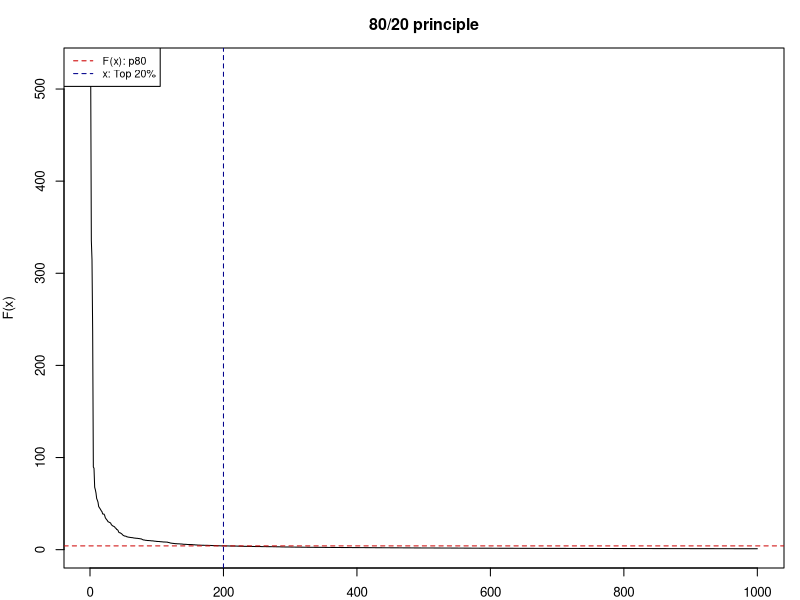
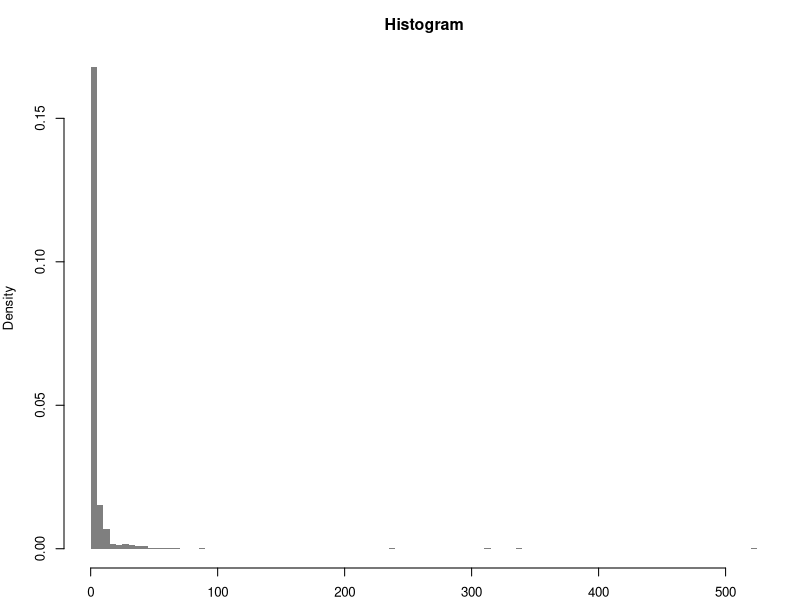

The R script that drew these images, in order:
## ---- chunk 1
knitr::opts_chunk$set(echo = TRUE)
knitr::opts_knit$set(global.par = TRUE)
rm(list = ls())
## ---- chunk 2
library(classInt)

#1. Characterization of heavy-tail distributions----
set.seed(1234)
#Pareto distribution a=1 b=1.161 n=1000
sample_par <- 1 / (1 - runif(1000)) ^ (1 / 1.161)
opar <- par(no.readonly = TRUE)
par(mar = c(2, 4, 3, 1), cex = 0.8)
plot(
  sort(sample_par, decreasing = TRUE),
  type = "l",
  ylab = "F(x)",
  xlab = "",
  main = "80/20 principle"
)
abline(h = quantile(sample_par, .8) ,
       lty = 2,
       col = "red3")
abline(v = 0.2*length(sample_par) ,
       lty = 2,
       col = "darkblue")
legend(
  "topleft",
  legend = c("F(x): p80", "x: Top 20%"),
  col = c("red3", "darkblue"),
  lty = 2,
  cex = 0.8
)

hist(
  sample_par,
  n = 100,
  xlab = "",
  main = "Histogram",
  col = "grey50",
  border = NA, 
  probability = TRUE
)
par(opar)
